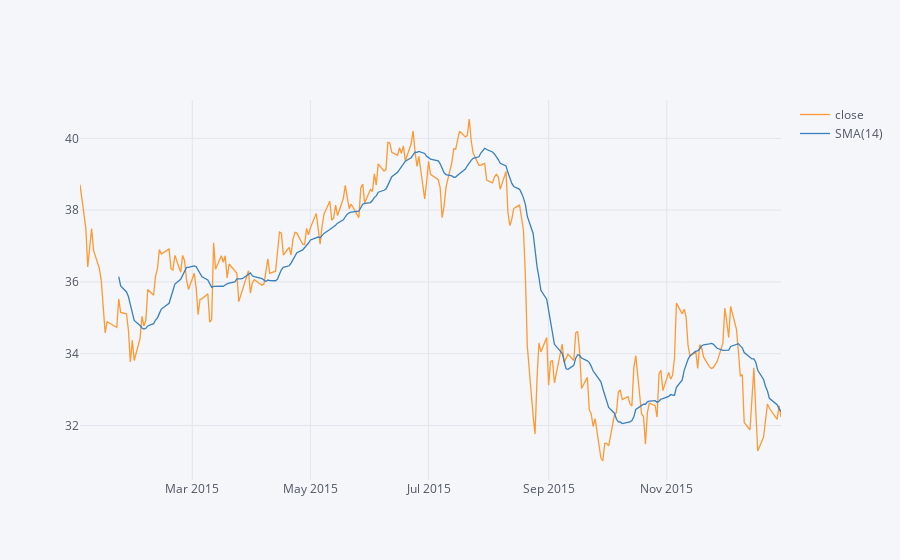

Notebook source saved alongside this figure:
### Code cell
bank_stocks['MS']['close']['2015-01-01 00:00:00+00:00':'2015-12-30 00:00:00+00:00'].ta_plot(study='sma',title='Simple Moving Averages')

### Figure 1 — Plotly figure (JSON) as saved in the notebook; plotly's stock layout.template omitted (floating-point values rounded to 4 significant figures; data arrays with more than 128 entries replaced by an {"elided": "..."} marker saying what was removed)
{"data": [{"line": {"color": "rgba(255, 153, 51, 1.0)", "dash": "solid", "shape": "linear", "width": 1.3}, "mode": "lines", "name": "close", "text": "", "type": "scatter", "x": {"elided": "251 str values"}, "y": {"elided": "251 float values"}}, {"line": {"color": "rgba(55, 128, 191, 1.0)", "dash": "solid", "shape": "linear", "width": 1.3}, "mode": "lines", "name": "SMA(14)", "text": "", "type": "scatter", "x": {"elided": "251 str values"}, "y": {"elided": "251 mixed values"}}], "layout": {"legend": {"bgcolor": "#F5F6F9", "font": {"color": "#4D5663"}}, "paper_bgcolor": "#F5F6F9", "plot_bgcolor": "#F5F6F9", "title": {"font": {"color": "#4D5663"}}, "xaxis": {"gridcolor": "#E1E5ED", "showgrid": true, "tickfont": {"color": "#4D5663"}, "title": {"font": {"color": "#4D5663"}, "text": ""}, "zerolinecolor": "#E1E5ED"}, "yaxis": {"gridcolor": "#E1E5ED", "showgrid": true, "tickfont": {"color": "#4D5663"}, "title": {"font": {"color": "#4D5663"}, "text": ""}, "zerolinecolor": "#E1E5ED"}}}
